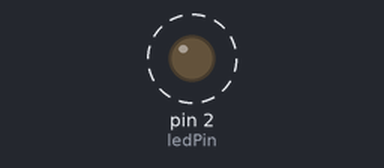
Recording of a sketch running on a simulated Arduino Uno, built with avr-gcc and run on an emulated ATmega328P. Parts: output pins drawn as LEDs (lit = HIGH). Dashed ring = blinking. What the sketch prints to the serial monitor is not drawn.

Above: at 0.2 s.
Timing chart, 0 to 3.0 s (numbered marks = the images above):
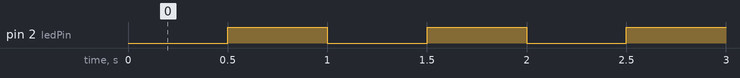

Measured:
- by itself, pin 2 (ledPin): alternates HIGH for 0.50 s and LOW for 0.50 s

The sketch:

ex02.ino
```cpp
const int ledPin = 2;
unsigned long currentTime = 0;
unsigned long lastTime = 0;
const long interval = 500; // 500ms切换一次，1Hz闪烁
bool ledState = LOW;

void setup() {
  pinMode(ledPin, OUTPUT);
  Serial.begin(115200);
}

void loop() {
  currentTime = millis(); // 获取系统运行毫秒，非阻塞
  if (currentTime - lastTime >= interval) {
    lastTime = currentTime;
    // 翻转LED状态
    ledState = !ledState;
    digitalWrite(ledPin, ledState);
    if(ledState) Serial.println("LED ON");
    else Serial.println("LED OFF");
  }
  // 此处可添加其他代码，不会被delay阻塞
}
```
